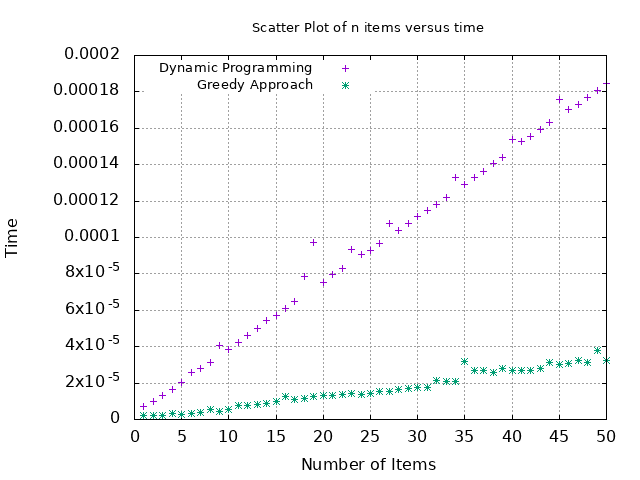

Source code (gnuplot):
set term png
set key font ",10"
set title font ",10"
set style data points
set key left top
set output "scatter.png"
set title "Scatter Plot of n items versus time"
set xlabel "Number of Items"
set ylabel "Time"
set grid
set pointsize
plot "dptime.txt" title "Dynamic Programming", "greedytime.txt" title "Greedy Approach"  with points lt 2 pt 3
quit